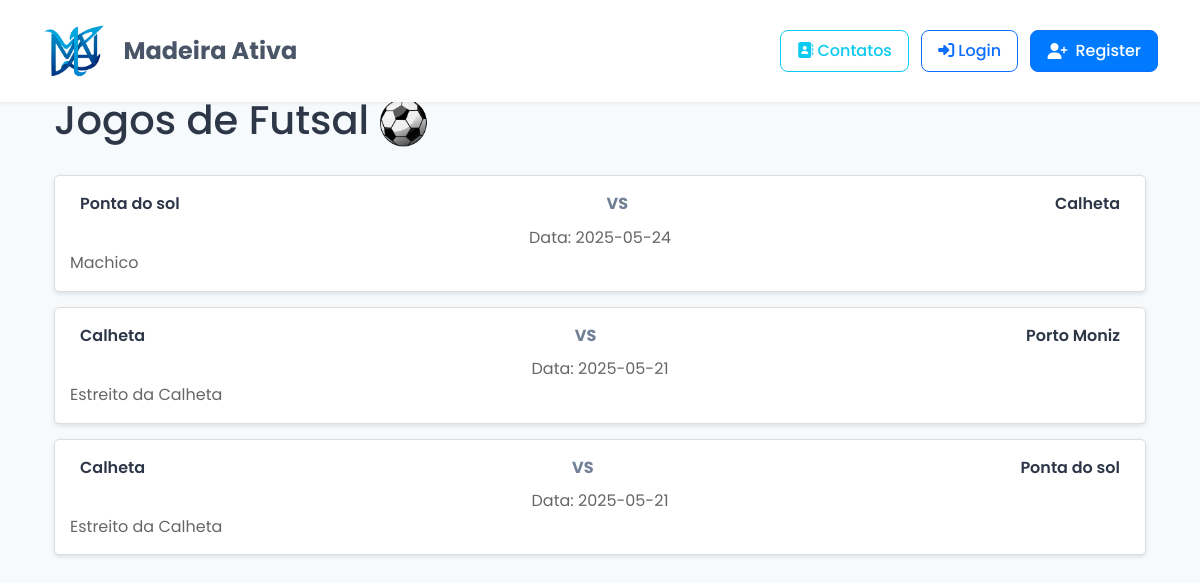
Screenshot of /futsal with the database file from the repository.
### tables this page shows
CREATE TABLE Jogos (
            IdJogo INTEGER PRIMARY KEY AUTOINCREMENT,
            Data DATE NOT NULL,
            Equipa1 VARCHAR(45) NOT NULL,
            Equipa2 VARCHAR(45) NOT NULL,
            Pavilhao VARCHAR(45),
            Tipo VARCHAR(45)
        );

### app.py (the view, shortened to what this page needs)
@app.route('/futsal', methods=['GET', 'POST'])
def futsal():
    try:
        lista_jogos = obter_jogos_por_tipo('Futsal')
        return render_template('futsal.html', jogos=lista_jogos)
    except Exception as e:
        print(f"Erro na rota /futsal: {e}")
        flash('Erro ao processar a requisição', 'error')
        return render_template('futsal.html', jogos=[])

### app.py (called while the page is built)
def get_db():
    return create_connection(DATABASE)

def obter_jogos_por_tipo(tipo):
    try:
        conn = get_db()
        cursor = conn.cursor()
        cursor.execute("SELECT * FROM Jogos WHERE Tipo = ? ORDER BY Data DESC", (tipo,))
        jogos = cursor.fetchall()
        conn.close()
        return jogos
    except sqlite3.Error as e:
        print(f"Erro ao obter jogos do tipo {tipo}: {e}")
        return []

### database/database.py (called while the page is built)
def create_connection(db_file):
    conn = None
    try:
        conn = sqlite3.connect(db_file)
        print(f"Conexão com SQLite estabelecida: {db_file}")
        return conn
    except Error as e:
        print(f"Erro ao conectar com o banco: {e}")
    return conn

### templates/futsal.html (shortened to what this page needs)
{% extends "layout.html" %}
{% block content %}
<div class="container">
    <div class="header-section">
        <h1>Jogos de Futsal <img src="{{ url_for('static', filename='imagens/bolaFutebol.png') }}" alt="Futsal" style="height: 1.2em; vertical-align: middle;"></h1>
    </div>
    {% if jogos %}
        {% for jogo in jogos %}
        <div class="jogo">
            <div class="d-flex justify-content-between align-items-center">
                <div class="team">{{ jogo[2] }}</div>
                <div class="vs">VS</div>
                <div class="team">{{ jogo[3] }}</div>
            </div>
            <div class="match-info text-center mt-2">
                <div>Data: {{ jogo[1] }}</div>
                {% if jogo[4] %}
                <div class="location">{{ jogo[4] }}</div>
                {% endif %}
            </div>
        </div>
        {% endfor %}
    {% else %}
        <p>Não existem jogos de futsal agendados.</p>
    {% endif %}
</div>
{% endblock %}

### static/css/style.css (style rules this page uses)
:root { --primary-color: #4a5568; --secondary-color: #718096; --highlight-color: #a0aec0; --text-color: #2d3748; --background-color: #f7fafc; --success-color: #48bb78; --danger-color: #f56565; --fifa-primary: #4a5568; --fifa-secondary: #718096; --fifa-dark: #2d3748; --fifa-light: #ffffff; --gradient-primary: linear-gradient(135deg, #4a5568 0%, #718096 100%); --gradient-secondary: linear-gradient(135deg, #718096 0%, #a0aec0 100%); --shadow-sm: 0 2px 4px rgba(0, 0, 0, 0.05); --shadow-md: 0 4px 6px rgba(0, 0, 0, 0.07); --shadow-lg: 0 10px 15px rgba(0, 0, 0, 0.1); --transition: all 0.3s ease; }
body { font-family: 'Poppins', sans-serif; background-color: var(--background-color); color: var(--text-color); line-height: 1.6; }
.team { font-weight: 600; color: var(--text-color); }
.vs { color: var(--fifa-primary); font-weight: 700; }
.match-info { color: #666; }
.location { display: flex; align-items: center; gap: 0.5rem; }
.team { text-align: center; padding: 0 10px; color: var(--text-color); }
.vs { color: var(--secondary-color); font-weight: bold; padding: 0 10px; }

### templates/futsal.html (style rules this page uses)
.header-section { display: flex; justify-content: space-between; align-items: center; margin-bottom: 20px; }
.jogo { border: 1px solid #ddd; padding: 15px; margin-bottom: 15px; border-radius: 5px; background-color: white; box-shadow: 0 2px 4px rgba(0,0,0,0.1); }

### rows the page displays
Jogos: Equipa1 "Ponta do sol", Equipa2 "Calheta", Data "2025-05-24", Pavilhao "Machico"
Jogos: Equipa1 "Calheta", Equipa2 "Porto Moniz", Data "2025-05-21", Pavilhao "Estreito da Calheta"
Jogos: Equipa1 "Calheta", Equipa2 "Ponta do sol", Data "2025-05-21", Pavilhao "Estreito da Calheta"
